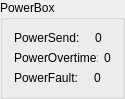
  <widget class="QGroupBox" name="PowerBox">
   <property name="geometry">
    <rect>
     <x>580</x>
     <y>690</y>
     <width>111</width>
     <height>31</height>
    </rect>
   </property>
   <property name="title">
    <string>PowerBox</string>
   </property>
   <property name="checkable">
    <bool>false</bool>
   </property>
   <property name="checked">
    <bool>false</bool>
   </property>
   <layout class="QVBoxLayout" name="verticalLayout_11">
    <item>
     <layout class="QHBoxLayout" name="PowersendLayout">
      <item>
       <widget class="QLabel" name="label_12">
        <property name="maximumSize">
         <size>
          <width>84</width>
          <height>16777215</height>
         </size>
        </property>
        <property name="text">
         <string>PowerSend:</string>
        </property>
       </widget>
      </item>
      <item>
       <widget class="QLabel" name="label_powersend">
        <property name="text">
         <string>0</string>
        </property>
        <property name="alignment">
         <set>Qt::AlignCenter</set>
        </property>
       </widget>
      </item>
     </layout>
    </item>
    <item>
     <layout class="QHBoxLayout" name="PowerOLayout">
      <item>
       <widget class="QLabel" name="label_13">
        <property name="maximumSize">
         <size>
          <width>84</width>
          <height>16777215</height>
         </size>
        </property>
        <property name="text">
         <string>PowerOvertime:</string>
        </property>
       </widget>
      </item>
      <item>
       <widget class="QLabel" name="label_powerotime">
        <property name="text">
         <string>0</string>
        </property>
        <property name="alignment">
         <set>Qt::AlignCenter</set>
        </property>
       </widget>
      </item>
     </layout>
    </item>
    <item>
     <layout class="QHBoxLayout" name="PowerFaultLayout">
      <item>
       <widget class="QLabel" name="label_14">
        <property name="maximumSize">
         <size>
          <width>84</width>
          <height>16777215</height>
         </size>
        </property>
        <property name="text">
         <string>PowerFault:</string>
        </property>
       </widget>
      </item>
      <item>
       <widget class="QLabel" name="label_powerfault">
        <property name="text">
         <string>0</string>
        </property>
        <property name="alignment">
         <set>Qt::AlignCenter</set>
        </property>
       </widget>
      </item>
     </layout>
    </item>
   </layout>
  </widget>
